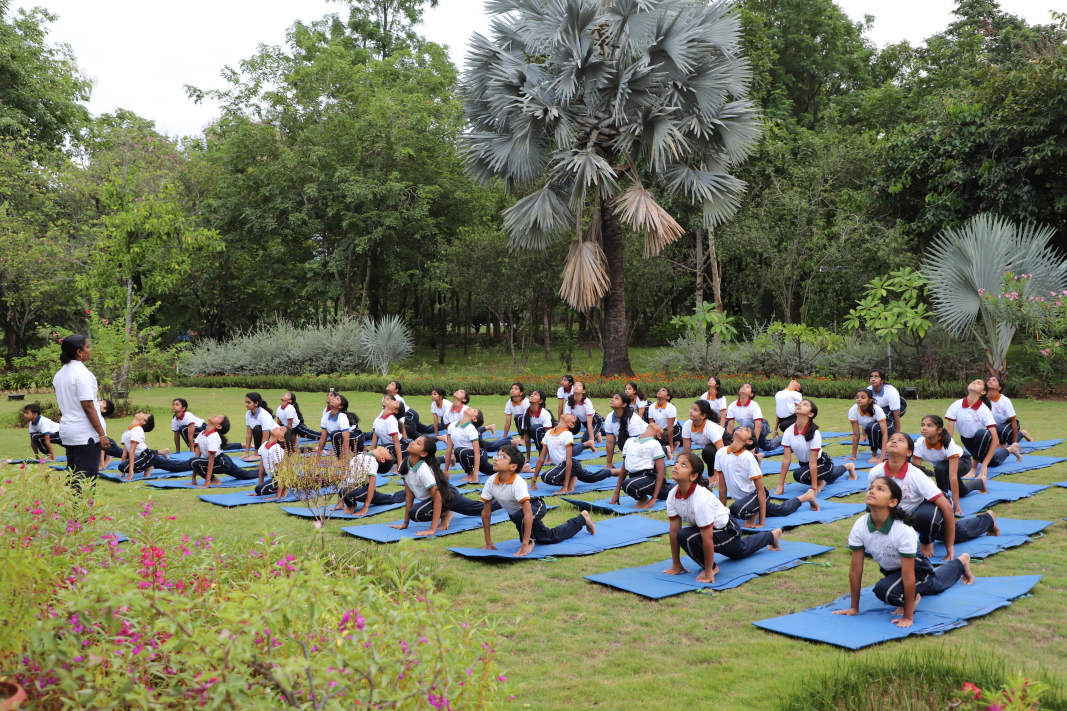
#> input picture assets/source/IMG_1625.JPG, 3200 x 2133 px, given in place of ., which was not available (shown at 1/3 size)
$ python -i make-honeycomb.py   (imports and definitions only)
#> lines starting #> are read from the running program, lines starting #| are printed output that depends on the picture; pictures that were not available may be replaced by others from this repository, and a replacement may not be noted
#!/usr/bin/env python3
"""Build the Admissions hero: a honeycomb of the school's own photographs.

Every cell is one photograph, centre-cropped into a flat-top hexagon and
graded to the site's purple the same way tools/make-header.py grades the
banner — so the wall reads as one surface rather than fifteen snapshots
pinned together.

It writes two things:

    assets/img/admissions-honeycomb.jpg   the still, used as the poster
    assets/video/admissions-hero.mp4      a slow, seamlessly looping drift
    assets/video/admissions-hero.webm     the same, for browsers that prefer it

The loop is built to be seamless rather than to fade out and back: the drift
follows a full sine cycle and every cell that changes photograph goes A to B
and back to A within the loop, so the last frame is the first frame. A hero
that visibly restarts is worse than one that does not move.

Text sits over this, so the same rule as the banner applies — the darkening
is baked in here and the CSS scrim above it is light. Re-measure with
tools/check-contrast.py after changing either.

    python3 tools/make-honeycomb.py            # still + video
    python3 tools/make-honeycomb.py --still    # just the still, much faster
"""

import math
import os
import subprocess
import sys

from PIL import Image, ImageDraw, ImageEnhance, ImageFilter, ImageOps

ROOT = os.path.dirname(os.path.dirname(os.path.abspath(__file__)))
SOURCE_DIR = os.path.join(ROOT, "assets/source")

W, H = 1920, 960          # the video's frame, and the still
HEX_W = 460               # flat-top hexagon, corner to corner
GAP = 10                  # the purple ground showing between cells

FPS, SECONDS = 24, 8

SHADOW = (38, 25, 66)
HIGHLIGHT = (232, 206, 158)
KEEP_COLOUR = 0.10
WASH = (34, 24, 52)
WASH_ALPHA = 0.30
GROUND = (14, 11, 18)


# The wall is curated, not swept up. Every photograph in assets/source/ used
# to land in a cell, which meant each new upload silently changed the hero —
# and the weakest frame in the library got the same 460px hexagon as the best.
#
# A cell is a 460px hexagon, graded to near-monochrome, with headings over it.
# That punishes a crowded frame: an overhead crush of students reads as grey
# mush at this size however good it looks full-bleed. What survives is a
# simple subject, a clear tonal range, or a repeating pattern.
#
# The order matters too. Cells are filled in sequence, so the list alternates
# between architecture, a person, a pattern and an activity — neighbouring
# hexagons then differ in character rather than repeating a mood.
#
# It draws mainly on the newest uploads, which are the first in the library
# to show sport, music, theatre, parade and laboratory rather than buildings.
# Six architectural frames are kept as anchors: a wall of activity alone has
# nowhere for the eye to rest. Two of the new photographs are unusable here
# whatever their merit — SPIC MACAY.jpg is itself a grid of photographs, and
# 4.JPG is a TEDx backdrop, which at 460px reads as a logo.
CELLS = [
    "school-front-view.JPG",        # the building against the Ghats
    "HARI5531.JPG",                 # over the bar, clean sky
    "DSC_0059.JPG",                 # the NCC parade, rank on rank
    "IMG_3479.JPG",                 # a teacher and one student
    "IMG_9314.JPG",                 # swimming
    "DSC_8037.JPG",                 # tabla
    "CRS01413.JPG",                 # the block along the hills
    "IMG_1438.JPG",                 # colour running in the laboratory
    "IMG_2260.JPG",                 # the auditorium, full
    "IMG_0550.JPG",                 # the dance line
    "8A5A3313.JPG",                 # a boy above the field
    "CRS00635.JPG",                 # the prayer hall
    "academic-block.JPG",           # the academic block
    "IMG_1900.JPG",                 # heads together over a laptop
    "1.JPG",                        # assembly, in formation
    "IMG_0778.JPG",                 # the theatre masks
    "IMG_3051.JPG",                 # football on wet grass
    "DSC_0858.JPG",                 # guitars
    "IMG_20210514_182259.jpg",      # the building in the water
    "IMG_0822.JPG",                 # the debate, four microphones
    "2.JPG",                        # the parade flag
    "IMG_9312.JPG",                 # the stage under lanterns
    "IMG_0612.JPG",                 # the court, mid-rally
    "IMG_4759.JPG",                 # the puja
    "DJI_0856.JPG",                 # the campus from the air
    "IMG_1939.JPG",                 # measuring, out on the ground
    "IMG_1256.JPG",                 # bugles
    "IMG_1737.JPG",                 # the youngest, arms up on stage
    "IMG_6061.JPG",                 # the climb, in a helmet
    "HARI7498.JPG",                 # the Swami at the long table
    "CIRS.jpg",                     # the hundred acres, from above
    "IMG_0862.JPG",                 # the snooker table
    "IMG_9050.JPG",                 # masks, held up
    "IMG_9879.JPG",                 # archery, after dark
]


# [9 lines left out: function sources, not called in this run]


def grade(im):
    """The site's duotone, matching tools/make-header.py."""
    grey = ImageEnhance.Contrast(im.convert("L")).enhance(1.12)
    ramp = []
    for ch in range(3):
        lo, hi = SHADOW[ch], HIGHLIGHT[ch]
        ramp += [int(lo + (hi - lo) * (i / 255)) for i in range(256)]
    toned = Image.blend(grey.convert("RGB").point(ramp), im, KEEP_COLOUR)
    return Image.blend(toned, Image.new("RGB", im.size, WASH), WASH_ALPHA)


def cover(im, w, h):
    scale = max(w / im.width, h / im.height)
    im = im.resize((max(w, int(im.width * scale)), max(h, int(im.height * scale))),
                   Image.LANCZOS)
    x, y = (im.width - w) // 2, (im.height - h) // 2
    return im.crop((x, y, x + w, y + h))


def hex_mask(w, h):
    """Flat-top hexagon, antialiased by drawing large and shrinking."""
    S = 4
    m = Image.new("L", (w * S, h * S), 0)
    d = ImageDraw.Draw(m)
    q = w * S / 4
    d.polygon([(q, 0), (w * S - q, 0), (w * S, h * S / 2),
               (w * S - q, h * S), (q, h * S), (0, h * S / 2)], fill=255)
    return m.resize((w, h), Image.LANCZOS)


def layout():
    """Flat-top honeycomb covering the frame, with one cell's overhang."""
    hw = HEX_W
    hh = int(hw * math.sqrt(3) / 2)
    dx = int(hw * 3 / 4)
    cells = []
    col = 0
    x = -hw // 2
    while x < W + hw // 2:
        offset = hh // 2 if col % 2 else 0
        y = -hh + offset
        while y < H + hh:
            cells.append((x, y, hw, hh))
            y += hh
        x += dx
        col += 1
    return cells, hw, hh


def build_cells(files):
    """One graded, hex-masked tile per cell, plus the photo it fades to."""
    cells, hw, hh = layout()
    mask = hex_mask(hw - GAP, hh - GAP)
#> in hex_mask, `m = Image.new("L", (w * S, h * S), 0)`: m: PIL image 1800x1552 L; every value is 0
    cache = {}

    def tile(path):
        if path not in cache:
            # Honour EXIF rotation. Four of the camera originals carry
            # orientation 8, and without this they tile on their side —
            # which is what made two of them look like unusable mush.
            im = ImageOps.exif_transpose(Image.open(path)).convert("RGB")
            im = grade(cover(im, hw - GAP, hh - GAP))
            cache[path] = im
        return cache[path]

    built = []
    for i, (x, y, _, _) in enumerate(cells):
        a = tile(files[i % len(files)])
#> in tile, im is the input picture: PIL image 3200x2133 RGB; mean R, G, B 115.7, 120.3, 94.7
#> in grade, `grey = ImageEnhance.Contrast(im.convert("L")).enhance(1.12)`:
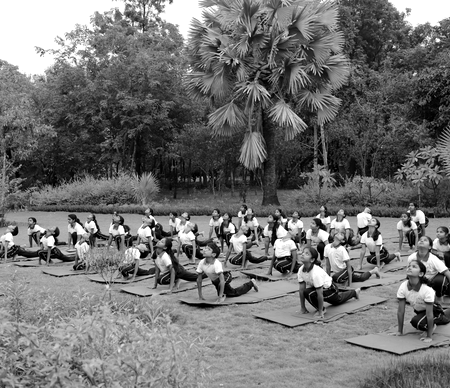
#> grey: PIL image 450x388 L; min 0, max 255, mean 114.3
#> in grade, `toned = Image.blend(grey.convert("RGB").point(ramp), im, KEEP_COLOUR)`:
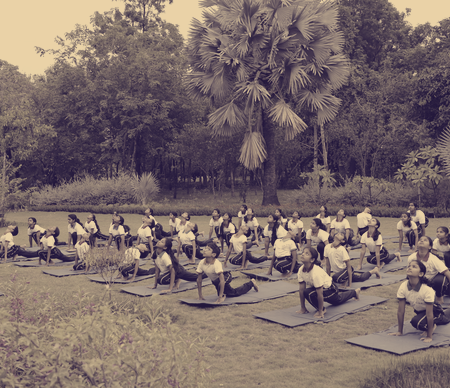
#> toned: PIL image 450x388 RGB; mean R, G, B 123.1, 106.6, 105.2
#> in grade, `return Image.blend(toned, Image.new("RGB", im.size, WASH), WASH_ALPHA)`:
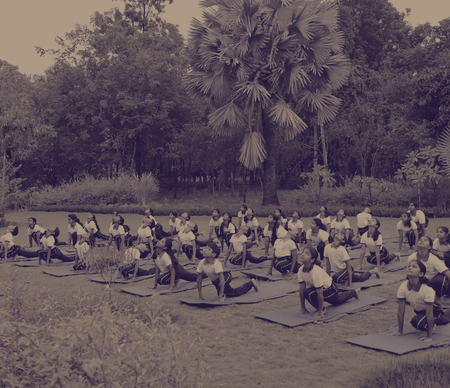
#> returned value: PIL image 450x388 RGB; mean R, G, B 96, 81.4, 88.8
        b = tile(files[(i + 5) % len(files)])
#> call 2 of tile, with path = 's'
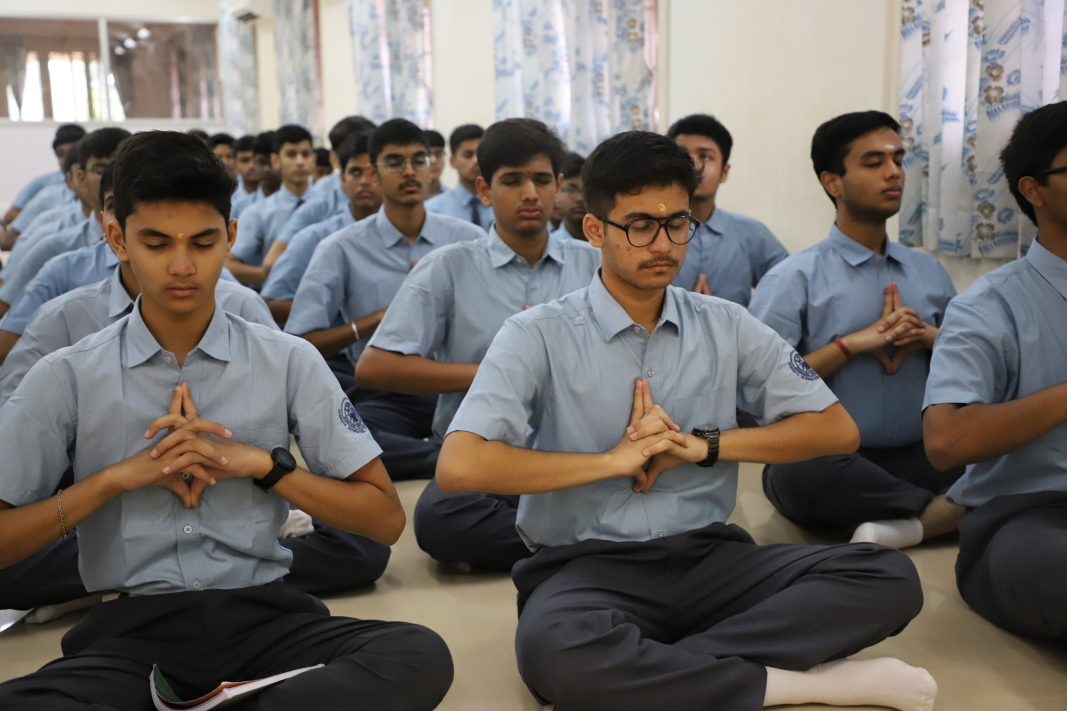
#> input picture assets/source/IMG_1686.JPG, 3200 x 2133 px, given in place of s, which was not available (shown at 1/3 size)
#> in tile, im is the input picture: PIL image 3200x2133 RGB; mean R, G, B 113, 107.9, 104.1
#> in grade (call 2), `grey = ImageEnhance.Contrast(im.convert("L")).enhance(1.12)`:
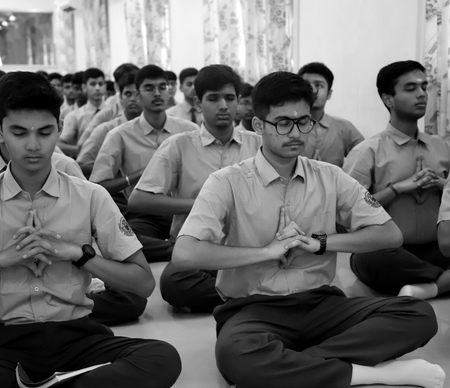
#> grey: PIL image 450x388 L; min 0, max 255, mean 109.5
#> in grade (call 2), `toned = Image.blend(grey.convert("RGB").point(ramp), im, KEEP_COLOUR)`:
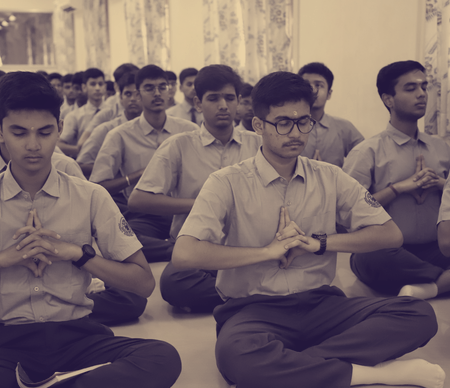
#> toned: PIL image 450x388 RGB; mean R, G, B 119.7, 102.4, 104.5
#> in grade (call 2), `return Image.blend(toned, Image.new("RGB", im.size, WASH), WASH_ALPHA)`:
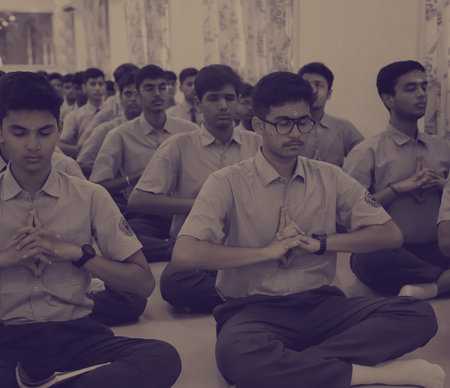
#> returned value: PIL image 450x388 RGB; mean R, G, B 93.5, 78.4, 88.3
        built.append((x + GAP // 2, y + GAP // 2, a, b, i))
    return built, mask


# [87 lines left out: functions vignette, compose, encode, transcode, main, not called in this run]


# [2 lines not run here, left out]

#> (the run stopped early here; a loop or call above may not have finished)
